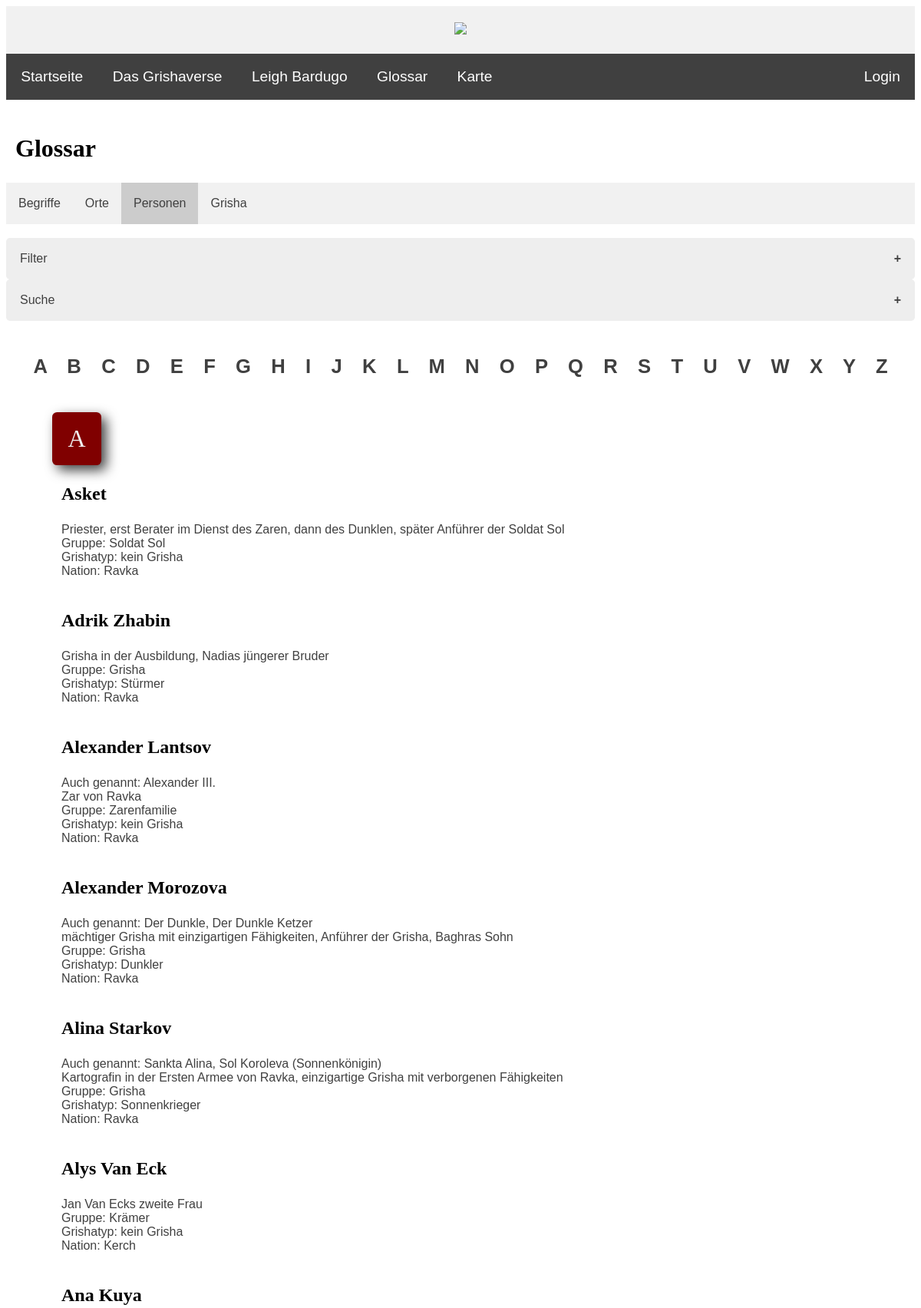
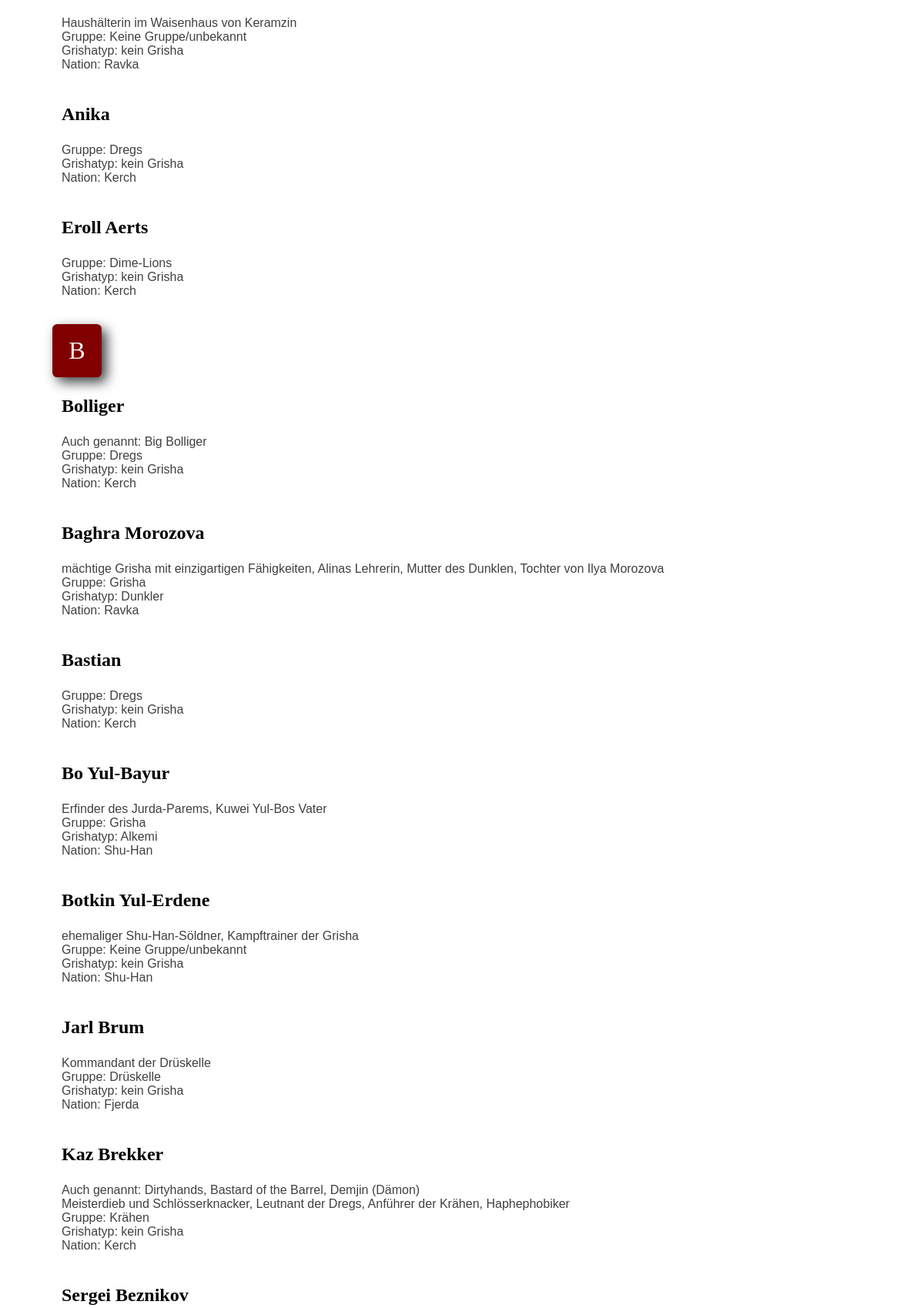
Page /PHP/glossary_personen.php (upper part) on the committed database (2 pictures, top to bottom).
### tables this page shows
CREATE TABLE `personen` (
  `ID` int(10) NOT NULL,
  `vorname` text DEFAULT NULL,
  `nachname` text DEFAULT NULL,
  `weitere_namen` text DEFAULT NULL,
  `geschlecht` text NOT NULL,
  `nation` int(10) NOT NULL,
  `gruppe` int(10) DEFAULT NULL,
  `grisha_typ` int(10) DEFAULT NULL,
  `beschreibung` text DEFAULT NULL
);

CREATE TABLE `gruppen` (
  `ID` int(10) NOT NULL,
  `name` text NOT NULL,
  `nation` int(10) NOT NULL
);

CREATE TABLE `grisha` (
  `ID` int(10) UNSIGNED NOT NULL,
  `name` text NOT NULL,
  `orden` int(10) NOT NULL,
  `beschreibung` text NOT NULL,
  `kefta_farbe` text NOT NULL
);

CREATE TABLE `nationen` (
  `ID` int(10) NOT NULL,
  `name` text NOT NULL
);

### PHP/glossary_personen.php (the view, shortened to what this page needs)
<?php
include ("header.inc.php");
include ("navbar.inc.php");
$configs = include("config.inc.php");
?>
    <div>
        <h2>Glossar</h2>
    </div>
    <div class="glossary-nav">
        <ul>
            <li><a href="glossary_begriffe.php">Begriffe</a></li>
            <li><a href="glossary_orte.php">Orte</a></li>
            <li><a href="glossary_personen.php" class="active">Personen</a></li>
            <li><a href="glossary_grisha.php">Grisha</a></li>
        </ul>
    </div>
    <br>
    <button class="accordion">Filter</button>
    <button class="accordion">Suche</button>
    <br>
    <div class="letters-bg">
        <strong>
            <a class="link" href="#personen_letter-A">A</a> <a class="link" href="#personen_letter-B">B</a> <a class="link" href="#personen_letter-C">C</a>
            <a class="link" href="#personen_letter-D">D</a> <a class="link" href="#personen_letter-E">E</a> <a class="link" href="#personen_letter-F">F</a>
            <a class="link" href="#personen_letter-G">G</a> <a class="link" href="#personen_letter-H">H</a> <a class="link" href="#personen_letter-I">I</a>
            <a class="link" href="#personen_letter-J">J</a> <a class="link" href="#personen_letter-K">K</a> <a class="link" href="#personen_letter-L">L</a>
            <a class="link" href="#personen_letter-M">M</a> <a class="link" href="#personen_letter-N">N</a> <a class="link" href="#personen_letter-O">O</a>
            <a class="link" href="#personen_letter-P">P</a> <a class="link" href="#personen_letter-Q">Q</a> <a class="link" href="#personen_letter-R">R</a>
            <a class="link" href="#personen_letter-S">S</a> <a class="link" href="#personen_letter-T">T</a> <a class="link" href="#personen_letter-U">U</a>
            <a class="link" href="#personen_letter-V">V</a> <a class="link" href="#personen_letter-W">W</a> <a class="link" href="#personen_letter-X">X</a>
            <a class="link" href="#personen_letter-Y">Y</a> <a class="link" href="#personen_letter-Z">Z</a>
        </strong>
    </div>
    <br>
    <?php
    $alph = array("A", "B", "C", "D", "E", "F", "G", "H", "I", "J", "K", "L", "M", "N", "O", "P", "Q", "R", "S", "T", "U", "V", "W", "X", "Y", "Z");
        foreach ($alph as $i){
            $result = mysqli_query($conn, "SELECT personen.vorname, personen.nachname, personen.weitere_namen,
            personen.geschlecht, personen.gruppe, personen.beschreibung,
            gruppen.name as gruppe,
            grisha.name as grisha,
            nationen.name as nation
            FROM personen
            JOIN gruppen on personen.gruppe = gruppen.ID
            JOIN grisha on personen.grisha_typ = grisha.ID
            JOIN nationen on personen.nation = nationen.ID
            WHERE personen.vorname LIKE '$i%' OR personen.nachname LIKE '$i%'
            ORDER BY personen.vorname ASC");
            if (mysqli_num_rows($result) >= 1) {
                echo "<div id='personen_letter-$i' class='big-letter'>" . $i . "</div>";
            }
            echo "<div class='glossary-bg'><ul>";
            while ($j = mysqli_fetch_assoc($result)) {
                echo "<li><h3>" . $j["vorname"] . " " . $j["nachname"] . "</h3><uo>";
                if ($j["weitere_namen"]) {
                    echo "<li>Auch genannt: " . $j["weitere_namen"] . "</li>";
                }
                if ($j["beschreibung"]) {
                    echo "<li>". $j["beschreibung"] . "</li>";
                }
                if ($j["gruppe"]) {
                    echo "<li>Gruppe: " . $j["gruppe"] . "</li>";
                }
                if ($j["grisha"]) {
                    echo "<li>Grishatyp: " . $j["grisha"] . "</li>";
                }
                if ($j["nation"]) {
                    echo "<li>Nation: " . $j["nation"] . "</li>";
                }
                echo "</uo></li><br>";
            }
            echo "</ul></div>";
        }
    ?>
    <br>
<?php include ("footer.inc.php"); ?>

### CSS/style.css (style rules this page uses)
body { background-color: white; font-family: 'Helvetica', 'Verdana', sans-serif; font-size: 100%; color: #404040; }
h2 { font-family: 'Garamond', 'Georgia', serif; font-size: 2em; color: black; margin-left: 12px; }
h3 { font-family: 'Garamond', 'Georgia', serif; font-size: 1.5em; color: black; margin-left: 12px; }
a.link:link { text-decoration: none; color: #404040; }
button { background-color: #f1f1f1; border: 0.3em #404040; border-radius: 0.3em; padding: 0.7em 1.3em; text-align: center; color: black; font-family: 'Helvetica', 'Verdana', sans-serif; font-size: 1em; cursor: pointer; }

### CSS/slideshow.css (style rules this page uses)
* { box-sizing:border-box }
.active, .dot:hover { background-color: #404040; }

### CSS/glossary.css (style rules this page uses)
.glossary-nav ul { background-color: #f1f1f1; list-style-type: none; margin: 0; padding: 0; overflow: hidden; transition: 0.4s; }
.glossary-nav ul li { float: left; }
.glossary-nav ul li a { display: block; color: #404040; text-align: center; padding: 18px 16px; text-decoration: none; }
.glossary-nav .active { background-color: #ccc; color: #404040; }
.accordion { background-color: #eee; color: #404040; cursor: pointer; padding: 18px; width: 100%; text-align: left; border: none; outline: none; transition: 0.4s; }
.active, .accordion:hover { background-color: #ccc; color: #404040; }
.accordion:after { content: "\002B"; color: #404040; font-weight: bold; float: right; margin-left: 5px; }
.big-letter { background: #800000; border-radius: 0.2em; margin: 12px 0 0 60px; padding: 0.5em 0.5em; display: block; width: 2em; text-align: center; font-family: 'Garamond', 'Georgia', serif;; font-size: 2em; color: #f1f1f1; box-shadow: 0.2em 0.2em 0.5em #404040; }
.letters-bg { background-color: none; margin: 12px 0 0 0; padding: 0.5em 1.1em; text-align: center; font-size: 1.6em; word-spacing: 0.75em; line-height: 1.3em; }
.glossary-bg { margin-left: 16px; }
.glossary-bg ul { list-style-type: none; margin-left: 16px; }
.glossary-bg ul h3 { margin-left: 0; }

### rows in the picture
personen: nachname "Asket", beschreibung "Priester, erst Berater im Dienst des Zaren, dann des Dunklen, später Anführer der Soldat Sol", gruppen.name "Soldat Sol", grisha.name "kein Grisha", nationen.name "Ravka"
personen: vorname "Adrik", nachname "Zhabin", beschreibung "Grisha in der Ausbildung, Nadias jüngerer Bruder", gruppen.name "Grisha", grisha.name "Stürmer", nationen.name "Ravka"
personen: vorname "Alexander", nachname "Lantsov", weitere_namen "Alexander III.", beschreibung "Zar von Ravka", gruppen.name "Zarenfamilie", grisha.name "kein Grisha", nationen.name "Ravka"
personen: vorname "Alexander", nachname "Morozova", weitere_namen "Der Dunkle, Der Dunkle Ketzer", beschreibung "mächtiger Grisha mit einzigartigen Fähigkeiten, Anführer der Grisha, Baghras Sohn", gruppen.name "Grisha", grisha.name "Dunkler", nationen.name "Ravka"
personen: vorname "Alina", nachname "Starkov", weitere_namen "Sankta Alina, Sol Koroleva (Sonnenkönigin)", beschreibung "Kartografin in der Ersten Armee von Ravka, einzigartige Grisha mit verborgenen Fähigkeiten", gruppen.name "Grisha", grisha.name "Sonnenkrieger", nationen.name "Ravka"
personen: vorname "Alys", nachname "Van Eck", beschreibung "Jan Van Ecks zweite Frau", gruppen.name "Krämer", grisha.name "kein Grisha", nationen.name "Kerch"
personen: vorname "Ana", nachname "Kuya", beschreibung "Haushälterin im Waisenhaus von Keramzin", gruppen.name "Keine Gruppe/unbekannt", grisha.name "kein Grisha", nationen.name "Ravka"
personen: vorname "Anika", gruppen.name "Dregs", grisha.name "kein Grisha", nationen.name "Kerch"
personen: vorname "Eroll", nachname "Aerts", gruppen.name "Dime-Lions", grisha.name "kein Grisha", nationen.name "Kerch"
personen: nachname "Bolliger", weitere_namen "Big Bolliger", gruppen.name "Dregs", grisha.name "kein Grisha", nationen.name "Kerch"
personen: vorname "Baghra", nachname "Morozova", beschreibung "mächtige Grisha mit einzigartigen Fähigkeiten, Alinas Lehrerin, Mutter des Dunklen, Tochter von Ilya Morozova", gruppen.name "Grisha", grisha.name "Dunkler", nationen.name "Ravka"
personen: vorname "Bastian", gruppen.name "Dregs", grisha.name "kein Grisha", nationen.name "Kerch"
personen: vorname "Bo", nachname "Yul-Bayur", beschreibung "Erfinder des Jurda-Parems, Kuwei Yul-Bos Vater", gruppen.name "Grisha", grisha.name "Alkemi", nationen.name "Shu-Han"
personen: vorname "Botkin", nachname "Yul-Erdene", beschreibung "ehemaliger Shu-Han-Söldner, Kampftrainer der Grisha", gruppen.name "Keine Gruppe/unbekannt", grisha.name "kein Grisha", nationen.name "Shu-Han"
personen: vorname "Jarl", nachname "Brum", beschreibung "Kommandant der Drüskelle", gruppen.name "Drüskelle", grisha.name "kein Grisha", nationen.name "Fjerda"
personen: vorname "Kaz", nachname "Brekker", weitere_namen "Dirtyhands, Bastard of the Barrel, Demjin (Dämon)", beschreibung "Meisterdieb und Schlösserknacker, Leutnant der Dregs, Anführer der Krähen, Haphephobiker", gruppen.name "Krähen", grisha.name "kein Grisha", nationen.name "Kerch"
personen: vorname "Sergei", nachname "Beznikov"

### other values in the picture
$i "A"
$i "B"
